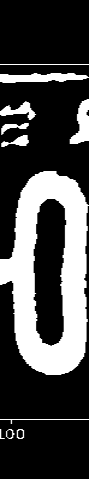
#> input picture code/CharClass/0/323.png, 89 x 479 px
$ python blur.py
#> lines starting #> are read from the running program, lines starting #| are printed output that depends on the picture
import cv2
import numpy as np


def blur_demo(image):
    dst = cv2.blur(image, (1, 15))
    cv2.imshow("avg_blur_demo", dst)

def median_blur_demo(image):    # 中值模糊  對椒鹽噪聲有很好的去燥效果
    dst = cv2.medianBlur(image, 5)
    cv2.imshow("median_blur_demo", dst)

def custom_blur_demo(image):
    kernel = np.ones([5, 5], np.float32)/25
    dst = cv2.filter2D(image, -1, kernel)
    cv2.imshow("custom_blur_demo", dst)

src = cv2.imread("323.png")
#> src is the input picture: shape (479, 89, 3); min 0, max 255, mean 71
img = cv2.resize(src,None,fx=0.8,fy=0.8,interpolation=cv2.INTER_CUBIC)
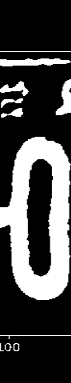
#> img: shape (383, 71, 3); min 0, max 255, mean 71.5
cv2.imshow('input_image', img)

blur_demo(img)
#> in blur_demo, `dst = cv2.blur(image, (1, 15))`:
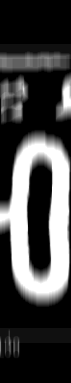
#> dst: shape (383, 71, 3); min 0, max 255, mean 71.4
median_blur_demo(img)
#> in median_blur_demo, `dst = cv2.medianBlur(image, 5)`:
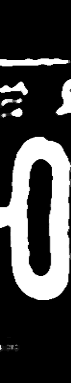
#> dst: shape (383, 71, 3); min 0, max 255, mean 69.5
custom_blur_demo(img)
#> in custom_blur_demo, `dst = cv2.filter2D(image, -1, kernel)`:
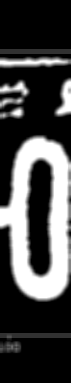
#> dst: shape (383, 71, 3); min 0, max 255, mean 71.7

cv2.waitKey(0)
cv2.destroyAllWindows()

$ run again, with code/CharClass/0/174.png copied over code/CharClass/0/323.png
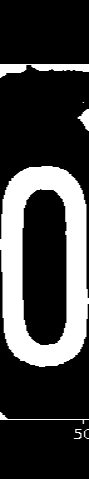
#> input picture code/CharClass/0/174.png, 89 x 479 px
#> src is the input picture: shape (479, 89, 3); min 0, max 255, mean 61.6
#> `img = cv2.resize(src,None,fx=0.8,fy=0.8,interpolation=cv2.INTER_CUBIC)`:
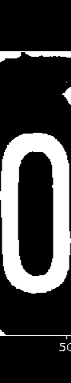
#> img: shape (383, 71, 3); min 0, max 255, mean 61.9
#> in custom_blur_demo, `dst = cv2.filter2D(image, -1, kernel)`:
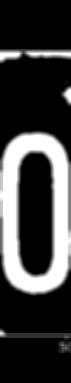
#> dst: shape (383, 71, 3); min 0, max 255, mean 62.4

$ run again, with code/CharClass/0/424.png copied over code/CharClass/0/323.png
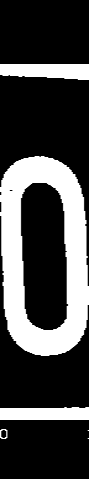
#> input picture code/CharClass/0/424.png, 89 x 479 px
#> src is the input picture: shape (479, 89, 3); min 0, max 255, mean 70.4
#> in blur_demo, `dst = cv2.blur(image, (1, 15))`:
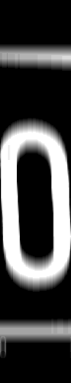
#> dst: shape (383, 71, 3); min 0, max 255, mean 70.6
#> in custom_blur_demo, `dst = cv2.filter2D(image, -1, kernel)`:
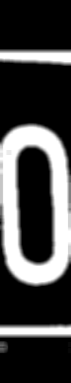
#> dst: shape (383, 71, 3); min 0, max 255, mean 71

$ run again, with code/CharClass/0/519.png copied over code/CharClass/0/323.png
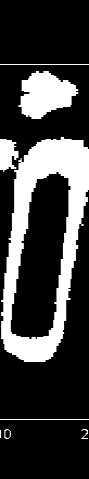
#> input picture code/CharClass/0/519.png, 89 x 479 px
#> src is the input picture: shape (479, 89, 3); min 0, max 255, mean 62.9
#> `img = cv2.resize(src,None,fx=0.8,fy=0.8,interpolation=cv2.INTER_CUBIC)`:
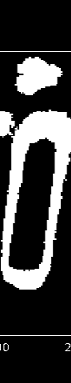
#> img: shape (383, 71, 3); min 0, max 255, mean 63.3
#> in custom_blur_demo, `dst = cv2.filter2D(image, -1, kernel)`:
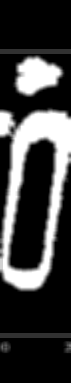
#> dst: shape (383, 71, 3); min 0, max 255, mean 63.4
